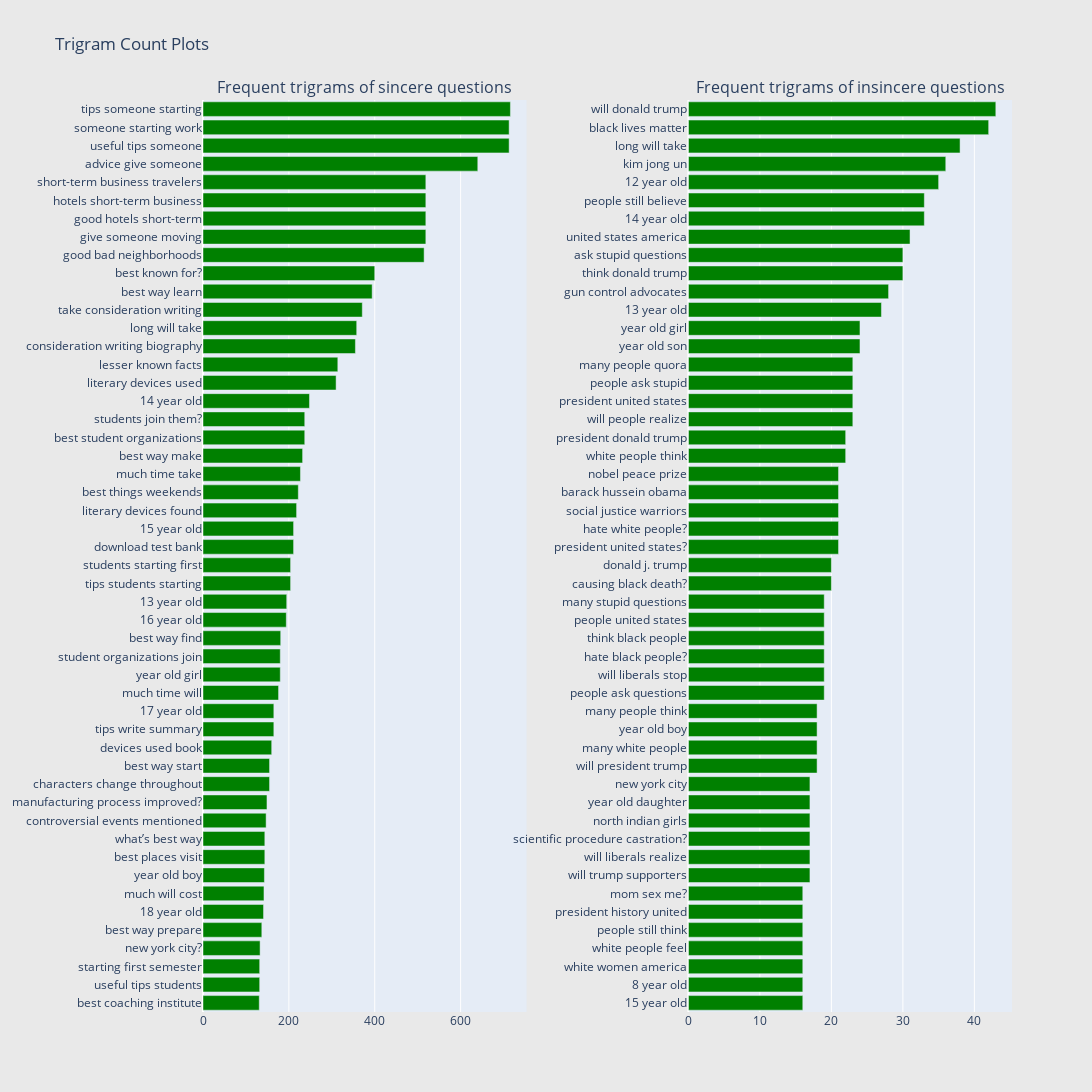

Here is the notebook cell this chart was saved with:
### Code cell
freq_dict = defaultdict(int)
for sent in train0_df["question_text"]:
    for word in generate_ngrams(sent,3):
        freq_dict[word] += 1
fd_sorted = pd.DataFrame(sorted(freq_dict.items(), key=lambda x: x[1])[::-1])
fd_sorted.columns = ["word", "wordcount"]
trace0 = horizontal_bar_chart(fd_sorted.head(50), 'green')


freq_dict = defaultdict(int)
for sent in train1_df["question_text"]:
    for word in generate_ngrams(sent,3):
        freq_dict[word] += 1
fd_sorted = pd.DataFrame(sorted(freq_dict.items(), key=lambda x: x[1])[::-1])
fd_sorted.columns = ["word", "wordcount"]
trace1 = horizontal_bar_chart(fd_sorted.head(50), 'green')

# Creating two subplots
fig = tools.make_subplots(rows=1, cols=2, vertical_spacing=0.04, horizontal_spacing=0.2,
                          subplot_titles=["Frequent trigrams of sincere questions", 
                                          "Frequent trigrams of insincere questions"])
fig.append_trace(trace0, 1, 1)
fig.append_trace(trace1, 1, 2)
fig['layout'].update(height=1200, width=1200, paper_bgcolor='rgb(233,233,233)', title="Trigram Count Plots")
py.iplot(fig, filename='word-plots')

### Figure 1 — Plotly figure (JSON) as saved in the notebook; plotly's stock layout.template omitted (floating-point values rounded to 4 significant figures)
{"data": [{"marker": {"color": "green"}, "orientation": "h", "showlegend": false, "type": "bar", "x": [131, 132, 132, 133, 137, 141, 142, 143, 144, 144, 147, 149, 155, 155, 160, 165, 165, 176, 180, 180, 181, 194, 195, 204, 204, 211, 211, 218, 222, 227, 232, 237, 237, 248, 310, 314, 355, 358, 371, 394, 400, 515, 519, 519, 519, 519, 640, 713, 713, 716], "xaxis": "x", "y": ["best coaching institute", "useful tips students", "starting first semester", "new york city?", "best way prepare", "18 year old", "much will cost", "year old boy", "best places visit", "what’s best way", "controversial events mentioned", "manufacturing process improved?", "characters change throughout", "best way start", "devices used book", "tips write summary", "17 year old", "much time will", "year old girl", "student organizations join", "best way find", "16 year old", "13 year old", "tips students starting", "students starting first", "download test bank", "15 year old", "literary devices found", "best things weekends", "much time take", "best way make", "best student organizations", "students join them?", "14 year old", "literary devices used", "lesser known facts", "consideration writing biography", "long will take", "take consideration writing", "best way learn", "best known for?", "good bad neighborhoods", "give someone moving", "good hotels short-term", "hotels short-term business", "short-term business travelers", "advice give someone", "useful tips someone", "someone starting work", "tips someone starting"], "yaxis": "y"}, {"marker": {"color": "green"}, "orientation": "h", "showlegend": false, "type": "bar", "x": [16, 16, 16, 16, 16, 16, 16, 17, 17, 17, 17, 17, 17, 18, 18, 18, 18, 19, 19, 19, 19, 19, 19, 20, 20, 21, 21, 21, 21, 21, 22, 22, 23, 23, 23, 23, 24, 24, 27, 28, 30, 30, 31, 33, 33, 35, 36, 38, 42, 43], "xaxis": "x2", "y": ["15 year old", "8 year old", "white women america", "white people feel", "people still think", "president history united", "mom sex me?", "will trump supporters", "will liberals realize", "scientific procedure castration?", "north indian girls", "year old daughter", "new york city", "will president trump", "many white people", "year old boy", "many people think", "people ask questions", "will liberals stop", "hate black people?", "think black people", "people united states", "many stupid questions", "causing black death?", "donald j. trump", "president united states?", "hate white people?", "social justice warriors", "barack hussein obama", "nobel peace prize", "white people think", "president donald trump", "will people realize", "president united states", "people ask stupid", "many people quora", "year old son", "year old girl", "13 year old", "gun control advocates", "think donald trump", "ask stupid questions", "united states america", "14 year old", "people still believe", "12 year old", "kim jong un", "long will take", "black lives matter", "will donald trump"], "yaxis": "y2"}], "layout": {"annotations": [{"font": {"size": 16}, "showarrow": false, "text": "Frequent trigrams of sincere questions", "x": 0.2, "xanchor": "center", "xref": "paper", "y": 1, "yanchor": "bottom", "yref": "paper"}, {"font": {"size": 16}, "showarrow": false, "text": "Frequent trigrams of insincere questions", "x": 0.8, "xanchor": "center", "xref": "paper", "y": 1, "yanchor": "bottom", "yref": "paper"}], "height": 1200, "paper_bgcolor": "rgb(233,233,233)", "title": {"text": "Trigram Count Plots"}, "width": 1200, "xaxis": {"anchor": "y", "domain": [0, 0.4]}, "xaxis2": {"anchor": "y2", "domain": [0.6, 1]}, "yaxis": {"anchor": "x", "domain": [0, 1]}, "yaxis2": {"anchor": "x2", "domain": [0, 1]}}}
